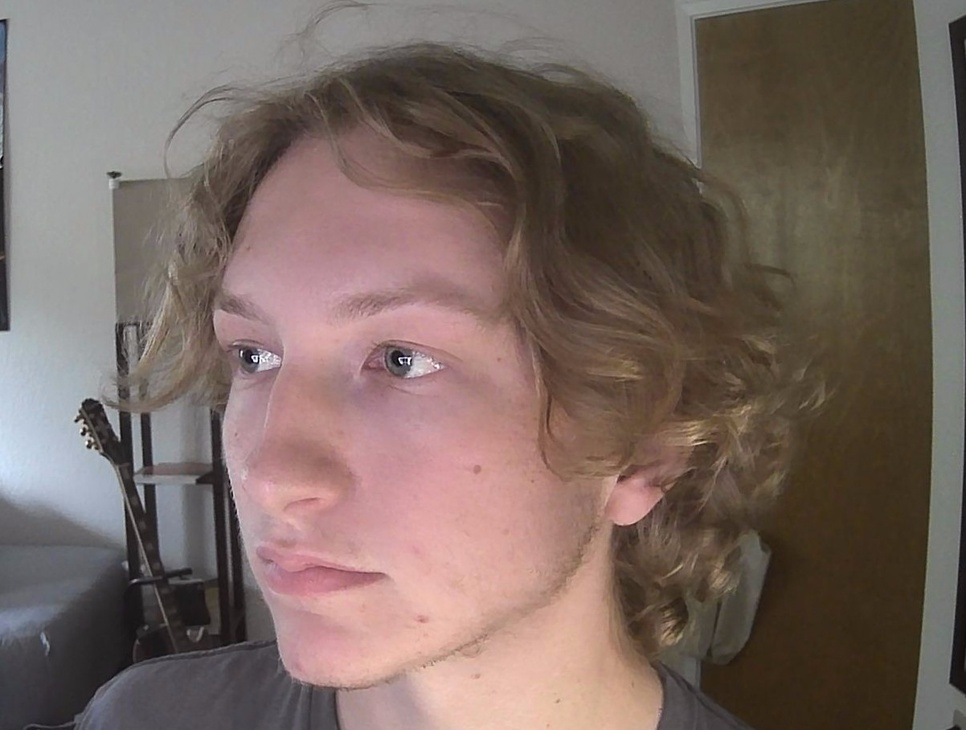
#> input picture headPose (2).jpg, 966 x 730 px, shrunk from 1202 x 908 before the run
$ python -i tracker.py   (imports and definitions only)
#> lines starting #> are read from the running program, lines starting #| are printed output that depends on the picture
#> further down, picture is the input picture: shape (730, 966, 3); mean B, G, R 97.7, 104.2, 121.1
import cv2
import numpy as np


def detect_body(frame):
    # Convert BGR to gray
    gray = cv2.cvtColor(frame, cv2.COLOR_BGR2GRAY)
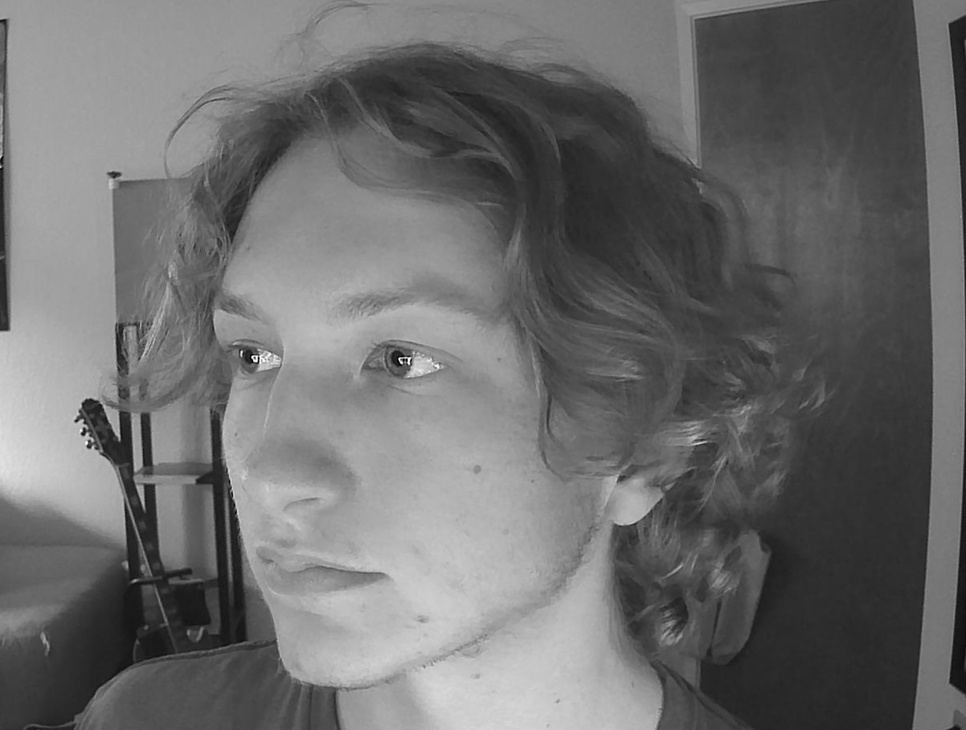
#> gray: shape (730, 966); min 0, max 254, mean 108.5

    # Apply Gaussian blur
    blur = cv2.GaussianBlur(gray, (5, 5), 1)

    # Apply Canny edge detection
    edges = cv2.Canny(image=blur, threshold1=40, threshold2=50)
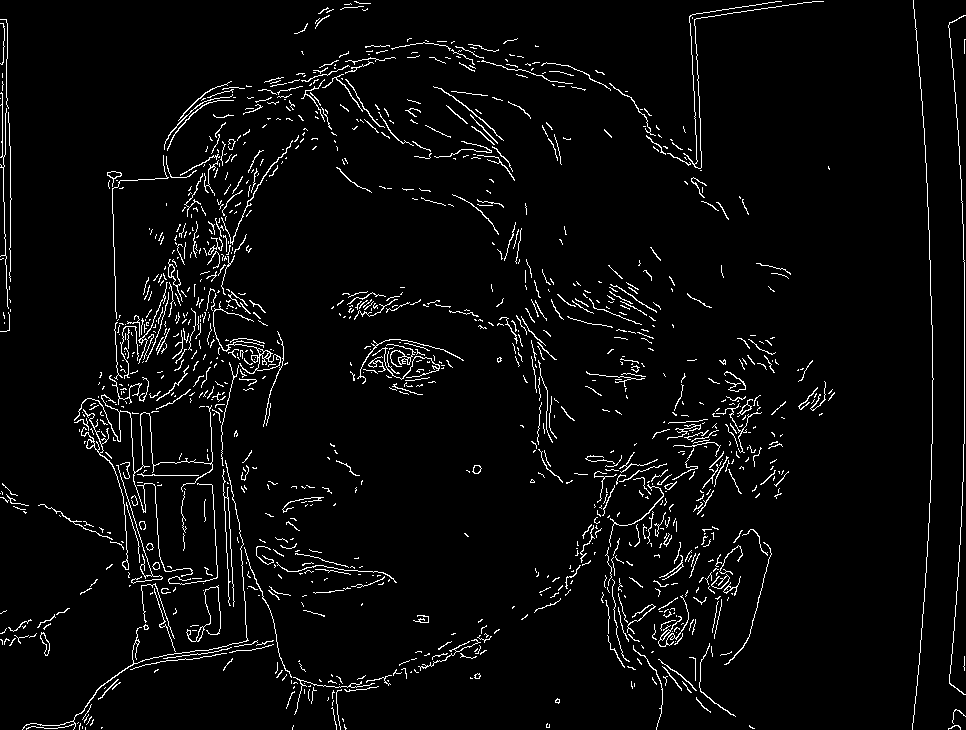
#> edges: shape (730, 966); 3.9% white in thin lines or dots
    return edges

>>> import cv2
>>> picture = cv2.imread('headPose (2).jpg')
>>> result = detect_body(picture)

$ run again, on headPose.jpg
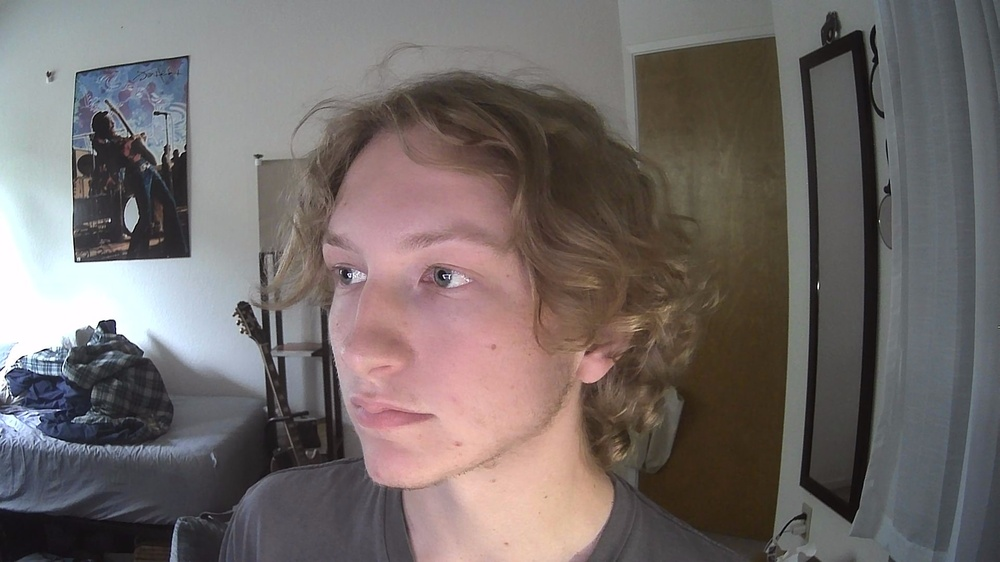
#> input picture headPose.jpg, 1000 x 562 px, shrunk from 1920 x 1080 before the run
#> picture is the input picture: shape (562, 1000, 3); mean B, G, R 104.9, 106.6, 114.3
#> in detect_body, `gray = cv2.cvtColor(frame, cv2.COLOR_BGR2GRAY)`:
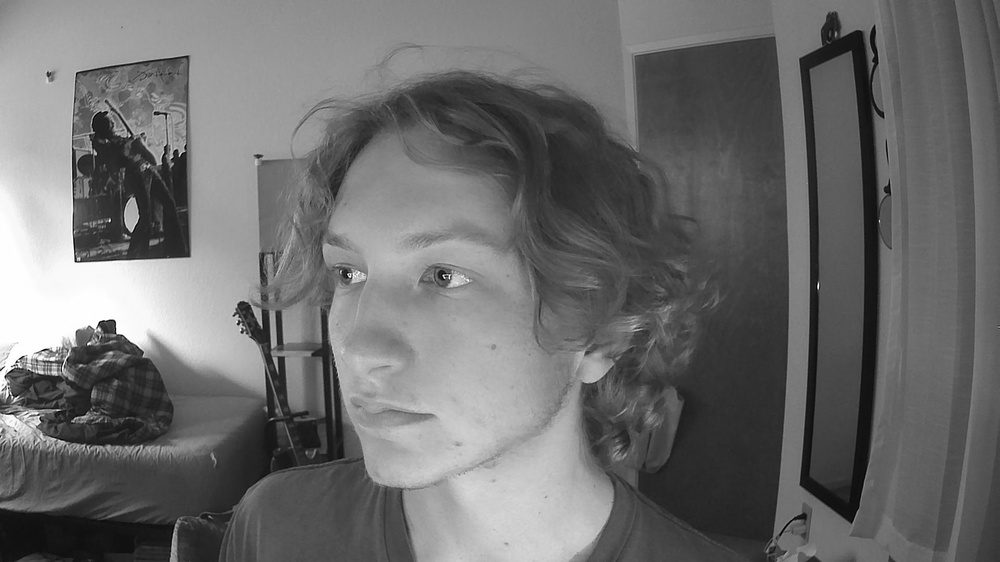
#> gray: shape (562, 1000); min 0, max 255, mean 108.7
#> in detect_body, `edges = cv2.Canny(image=blur, threshold1=40, threshold2=50)`:
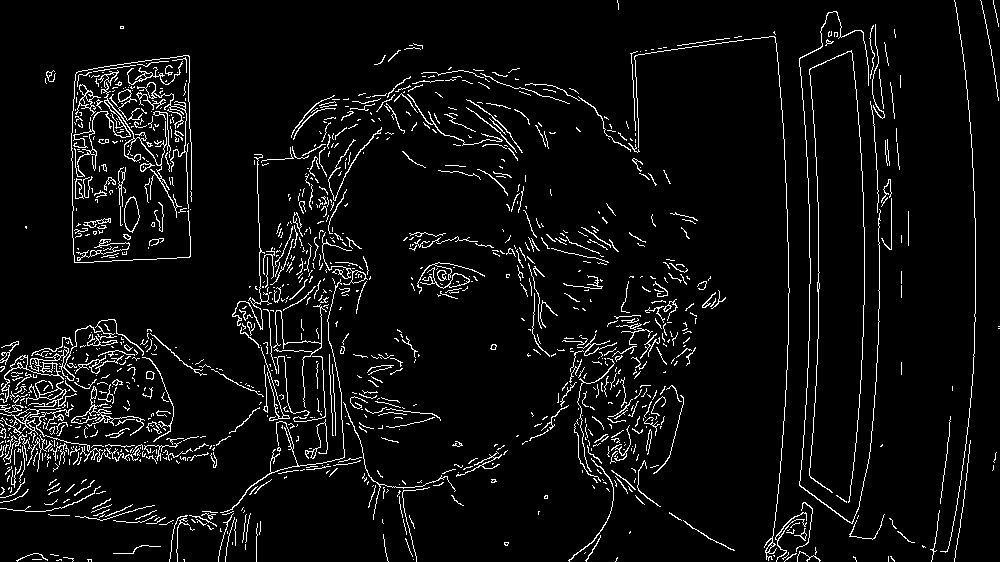
#> edges: shape (562, 1000); 5.5% white in thin lines or dots
